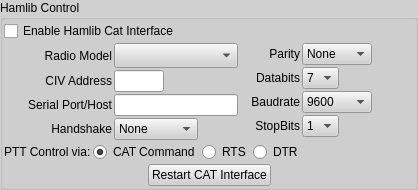
    <widget class="QGroupBox" name="groupBox">
     <property name="palette">
      <palette>
       <active>
        <colorrole role="WindowText">
         <brush brushstyle="SolidPattern">
          <color alpha="255">
           <red>0</red>
           <green>0</green>
           <blue>0</blue>
          </color>
         </brush>
        </colorrole>
        <colorrole role="Button">
         <brush brushstyle="SolidPattern">
          <color alpha="255">
           <red>208</red>
           <green>208</green>
           <blue>208</blue>
          </color>
         </brush>
        </colorrole>
        <colorrole role="Light">
         <brush brushstyle="SolidPattern">
          <color alpha="255">
           <red>255</red>
           <green>255</green>
           <blue>255</blue>
          </color>
         </brush>
        </colorrole>
        <colorrole role="Midlight">
         <brush brushstyle="SolidPattern">
          <color alpha="255">
           <red>231</red>
           <green>231</green>
           <blue>231</blue>
          </color>
         </brush>
        </colorrole>
        <colorrole role="Dark">
         <brush brushstyle="SolidPattern">
          <color alpha="255">
           <red>104</red>
           <green>104</green>
           <blue>104</blue>
          </color>
         </brush>
        </colorrole>
        <colorrole role="Mid">
         <brush brushstyle="SolidPattern">
          <color alpha="255">
           <red>139</red>
           <green>139</green>
           <blue>139</blue>
          </color>
         </brush>
        </colorrole>
        <colorrole role="Text">
         <brush brushstyle="SolidPattern">
          <color alpha="255">
           <red>0</red>
           <green>0</green>
           <blue>0</blue>
          </color>
         </brush>
        </colorrole>
        <colorrole role="BrightText">
         <brush brushstyle="SolidPattern">
          <color alpha="255">
           <red>255</red>
           <green>255</green>
           <blue>255</blue>
          </color>
         </brush>
        </colorrole>
        <colorrole role="ButtonText">
         <brush brushstyle="SolidPattern">
          <color alpha="255">
           <red>0</red>
           <green>0</green>
           <blue>0</blue>
          </color>
         </brush>
        </colorrole>
        <colorrole role="Base">
         <brush brushstyle="SolidPattern">
          <color alpha="255">
           <red>255</red>
           <green>255</green>
           <blue>255</blue>
          </color>
         </brush>
        </colorrole>
        <colorrole role="Window">
         <brush brushstyle="SolidPattern">
          <color alpha="255">
           <red>208</red>
           <green>208</green>
           <blue>208</blue>
          </color>
         </brush>
        </colorrole>
        <colorrole role="Shadow">
         <brush brushstyle="SolidPattern">
          <color alpha="255">
           <red>0</red>
           <green>0</green>
           <blue>0</blue>
          </color>
         </brush>
        </colorrole>
        <colorrole role="AlternateBase">
         <brush brushstyle="SolidPattern">
          <color alpha="255">
           <red>231</red>
           <green>231</green>
           <blue>231</blue>
          </color>
         </brush>
        </colorrole>
        <colorrole role="ToolTipBase">
         <brush brushstyle="SolidPattern">
          <color alpha="255">
           <red>255</red>
           <green>255</green>
           <blue>220</blue>
          </color>
         </brush>
        </colorrole>
        <colorrole role="ToolTipText">
         <brush brushstyle="SolidPattern">
          <color alpha="255">
           <red>0</red>
           <green>0</green>
           <blue>0</blue>
          </color>
         </brush>
        </colorrole>
       </active>
       <inactive>
        <colorrole role="WindowText">
         <brush brushstyle="SolidPattern">
          <color alpha="255">
           <red>0</red>
           <green>0</green>
           <blue>0</blue>
          </color>
         </brush>
        </colorrole>
        <colorrole role="Button">
         <brush brushstyle="SolidPattern">
          <color alpha="255">
           <red>208</red>
           <green>208</green>
           <blue>208</blue>
          </color>
         </brush>
        </colorrole>
        <colorrole role="Light">
         <brush brushstyle="SolidPattern">
          <color alpha="255">
           <red>255</red>
           <green>255</green>
           <blue>255</blue>
          </color>
         </brush>
        </colorrole>
        <colorrole role="Midlight">
         <brush brushstyle="SolidPattern">
          <color alpha="255">
           <red>231</red>
           <green>231</green>
           <blue>231</blue>
          </color>
         </brush>
        </colorrole>
        <colorrole role="Dark">
         <brush brushstyle="SolidPattern">
          <color alpha="255">
           <red>104</red>
           <green>104</green>
           <blue>104</blue>
          </color>
         </brush>
        </colorrole>
        <colorrole role="Mid">
         <brush brushstyle="SolidPattern">
          <color alpha="255">
           <red>139</red>
           <green>139</green>
           <blue>139</blue>
          </color>
         </brush>
        </colorrole>
        <colorrole role="Text">
         <brush brushstyle="SolidPattern">
          <color alpha="255">
           <red>0</red>
           <green>0</green>
           <blue>0</blue>
          </color>
         </brush>
        </colorrole>
        <colorrole role="BrightText">
         <brush brushstyle="SolidPattern">
          <color alpha="255">
           <red>255</red>
           <green>255</green>
           <blue>255</blue>
          </color>
         </brush>
        </colorrole>
        <colorrole role="ButtonText">
         <brush brushstyle="SolidPattern">
          <color alpha="255">
           <red>0</red>
           <green>0</green>
           <blue>0</blue>
          </color>
         </brush>
        </colorrole>
        <colorrole role="Base">
         <brush brushstyle="SolidPattern">
          <color alpha="255">
           <red>255</red>
           <green>255</green>
           <blue>255</blue>
          </color>
         </brush>
        </colorrole>
        <colorrole role="Window">
         <brush brushstyle="SolidPattern">
          <color alpha="255">
           <red>208</red>
           <green>208</green>
           <blue>208</blue>
          </color>
         </brush>
        </colorrole>
        <colorrole role="Shadow">
         <brush brushstyle="SolidPattern">
          <color alpha="255">
           <red>0</red>
           <green>0</green>
           <blue>0</blue>
          </color>
         </brush>
        </colorrole>
        <colorrole role="AlternateBase">
         <brush brushstyle="SolidPattern">
          <color alpha="255">
           <red>231</red>
           <green>231</green>
           <blue>231</blue>
          </color>
         </brush>
        </colorrole>
        <colorrole role="ToolTipBase">
         <brush brushstyle="SolidPattern">
          <color alpha="255">
           <red>255</red>
           <green>255</green>
           <blue>220</blue>
          </color>
         </brush>
        </colorrole>
        <colorrole role="ToolTipText">
         <brush brushstyle="SolidPattern">
          <color alpha="255">
           <red>0</red>
           <green>0</green>
           <blue>0</blue>
          </color>
         </brush>
        </colorrole>
       </inactive>
       <disabled>
        <colorrole role="WindowText">
         <brush brushstyle="SolidPattern">
          <color alpha="255">
           <red>104</red>
           <green>104</green>
           <blue>104</blue>
          </color>
         </brush>
        </colorrole>
        <colorrole role="Button">
         <brush brushstyle="SolidPattern">
          <color alpha="255">
           <red>208</red>
           <green>208</green>
           <blue>208</blue>
          </color>
         </brush>
        </colorrole>
        <colorrole role="Light">
         <brush brushstyle="SolidPattern">
          <color alpha="255">
           <red>255</red>
           <green>255</green>
           <blue>255</blue>
          </color>
         </brush>
        </colorrole>
        <colorrole role="Midlight">
         <brush brushstyle="SolidPattern">
          <color alpha="255">
           <red>231</red>
           <green>231</green>
           <blue>231</blue>
          </color>
         </brush>
        </colorrole>
        <colorrole role="Dark">
         <brush brushstyle="SolidPattern">
          <color alpha="255">
           <red>104</red>
           <green>104</green>
           <blue>104</blue>
          </color>
         </brush>
        </colorrole>
        <colorrole role="Mid">
         <brush brushstyle="SolidPattern">
          <color alpha="255">
           <red>139</red>
           <green>139</green>
           <blue>139</blue>
          </color>
         </brush>
        </colorrole>
        <colorrole role="Text">
         <brush brushstyle="SolidPattern">
          <color alpha="255">
           <red>104</red>
           <green>104</green>
           <blue>104</blue>
          </color>
         </brush>
        </colorrole>
        <colorrole role="BrightText">
         <brush brushstyle="SolidPattern">
          <color alpha="255">
           <red>255</red>
           <green>255</green>
           <blue>255</blue>
          </color>
         </brush>
        </colorrole>
        <colorrole role="ButtonText">
         <brush brushstyle="SolidPattern">
          <color alpha="255">
           <red>104</red>
           <green>104</green>
           <blue>104</blue>
          </color>
         </brush>
        </colorrole>
        <colorrole role="Base">
         <brush brushstyle="SolidPattern">
          <color alpha="255">
           <red>208</red>
           <green>208</green>
           <blue>208</blue>
          </color>
         </brush>
        </colorrole>
        <colorrole role="Window">
         <brush brushstyle="SolidPattern">
          <color alpha="255">
           <red>208</red>
           <green>208</green>
           <blue>208</blue>
          </color>
         </brush>
        </colorrole>
        <colorrole role="Shadow">
         <brush brushstyle="SolidPattern">
          <color alpha="255">
           <red>0</red>
           <green>0</green>
           <blue>0</blue>
          </color>
         </brush>
        </colorrole>
        <colorrole role="AlternateBase">
         <brush brushstyle="SolidPattern">
          <color alpha="255">
           <red>208</red>
           <green>208</green>
           <blue>208</blue>
          </color>
         </brush>
        </colorrole>
        <colorrole role="ToolTipBase">
         <brush brushstyle="SolidPattern">
          <color alpha="255">
           <red>255</red>
           <green>255</green>
           <blue>220</blue>
          </color>
         </brush>
        </colorrole>
        <colorrole role="ToolTipText">
         <brush brushstyle="SolidPattern">
          <color alpha="255">
           <red>0</red>
           <green>0</green>
           <blue>0</blue>
          </color>
         </brush>
        </colorrole>
       </disabled>
      </palette>
     </property>
     <property name="autoFillBackground">
      <bool>true</bool>
     </property>
     <property name="title">
      <string>Hamlib Control</string>
     </property>
     <layout class="QVBoxLayout" name="verticalLayout_3">
      <property name="spacing">
       <number>2</number>
      </property>
      <property name="margin">
       <number>1</number>
      </property>
      <item>
       <layout class="QVBoxLayout" name="verticalLayout">
        <property name="spacing">
         <number>2</number>
        </property>
        <item>
         <layout class="QHBoxLayout" name="horizontalLayout_9">
          <item>
           <widget class="QCheckBox" name="enableCATCheckBox">
            <property name="text">
             <string>Enable Hamlib Cat Interface</string>
            </property>
           </widget>
          </item>
          <item>
           <spacer name="horizontalSpacer_2">
            <property name="orientation">
             <enum>Qt::Horizontal</enum>
            </property>
            <property name="sizeHint" stdset="0">
             <size>
              <width>40</width>
              <height>20</height>
             </size>
            </property>
           </spacer>
          </item>
         </layout>
        </item>
        <item>
         <layout class="QHBoxLayout" name="horizontalLayout">
          <item>
           <layout class="QGridLayout" name="gridLayout_2">
            <property name="spacing">
             <number>2</number>
            </property>
            <item row="0" column="0">
             <widget class="QLabel" name="serialInterfaceTextLabel_2">
              <property name="minimumSize">
               <size>
                <width>60</width>
                <height>0</height>
               </size>
              </property>
              <property name="text">
               <string>Radio Model</string>
              </property>
              <property name="alignment">
               <set>Qt::AlignRight|Qt::AlignTrailing|Qt::AlignVCenter</set>
              </property>
              <property name="wordWrap">
               <bool>false</bool>
              </property>
             </widget>
            </item>
            <item row="0" column="1">
             <widget class="QComboBox" name="radioModelComboBox">
              <property name="font">
               <font>
                <family>Ubuntu Mono</family>
                <weight>75</weight>
                <italic>false</italic>
                <bold>true</bold>
                <kerning>false</kerning>
               </font>
              </property>
             </widget>
            </item>
            <item row="1" column="0">
             <widget class="QLabel" name="serialInterfaceTextLabel_3">
              <property name="minimumSize">
               <size>
                <width>60</width>
                <height>0</height>
               </size>
              </property>
              <property name="text">
               <string>CIV Address</string>
              </property>
              <property name="alignment">
               <set>Qt::AlignRight|Qt::AlignTrailing|Qt::AlignVCenter</set>
              </property>
              <property name="wordWrap">
               <bool>false</bool>
              </property>
             </widget>
            </item>
            <item row="1" column="1">
             <layout class="QHBoxLayout" name="horizontalLayout_2">
              <item>
               <widget class="QLineEdit" name="civAddressLineEdit">
                <property name="maximumSize">
                 <size>
                  <width>50</width>
                  <height>16777215</height>
                 </size>
                </property>
               </widget>
              </item>
              <item>
               <spacer name="horizontalSpacer_4">
                <property name="orientation">
                 <enum>Qt::Horizontal</enum>
                </property>
                <property name="sizeHint" stdset="0">
                 <size>
                  <width>40</width>
                  <height>20</height>
                 </size>
                </property>
               </spacer>
              </item>
             </layout>
            </item>
            <item row="2" column="0">
             <widget class="QLabel" name="serialInterfaceTextLabel">
              <property name="minimumSize">
               <size>
                <width>108</width>
                <height>0</height>
               </size>
              </property>
              <property name="text">
               <string>Serial Port/Host</string>
              </property>
              <property name="alignment">
               <set>Qt::AlignRight|Qt::AlignTrailing|Qt::AlignVCenter</set>
              </property>
              <property name="wordWrap">
               <bool>false</bool>
              </property>
             </widget>
            </item>
            <item row="2" column="1">
             <widget class="QLineEdit" name="serialPortLineEdit">
              <property name="sizePolicy">
               <sizepolicy hsizetype="Preferred" vsizetype="Fixed">
                <horstretch>0</horstretch>
                <verstretch>0</verstretch>
               </sizepolicy>
              </property>
             </widget>
            </item>
            <item row="3" column="0">
             <widget class="QLabel" name="serialInterfaceTextLabel_6">
              <property name="minimumSize">
               <size>
                <width>60</width>
                <height>0</height>
               </size>
              </property>
              <property name="text">
               <string>Handshake</string>
              </property>
              <property name="alignment">
               <set>Qt::AlignRight|Qt::AlignTrailing|Qt::AlignVCenter</set>
              </property>
              <property name="wordWrap">
               <bool>false</bool>
              </property>
             </widget>
            </item>
            <item row="3" column="1">
             <layout class="QHBoxLayout" name="horizontalLayout_3" stretch="0,1">
              <property name="spacing">
               <number>2</number>
              </property>
              <item>
               <widget class="QComboBox" name="handshakeComboBox">
                <property name="sizePolicy">
                 <sizepolicy hsizetype="Preferred" vsizetype="Preferred">
                  <horstretch>0</horstretch>
                  <verstretch>0</verstretch>
                 </sizepolicy>
                </property>
                <item>
                 <property name="text">
                  <string>None</string>
                 </property>
                </item>
                <item>
                 <property name="text">
                  <string>Hardware</string>
                 </property>
                </item>
                <item>
                 <property name="text">
                  <string>XOn/XOff</string>
                 </property>
                </item>
               </widget>
              </item>
              <item>
               <spacer name="horizontalSpacer_3">
                <property name="orientation">
                 <enum>Qt::Horizontal</enum>
                </property>
                <property name="sizeHint" stdset="0">
                 <size>
                  <width>40</width>
                  <height>20</height>
                 </size>
                </property>
               </spacer>
              </item>
             </layout>
            </item>
           </layout>
          </item>
          <item>
           <layout class="QGridLayout" name="gridLayout">
            <item row="0" column="0">
             <widget class="QLabel" name="serialInterfaceTextLabel_8">
              <property name="minimumSize">
               <size>
                <width>60</width>
                <height>0</height>
               </size>
              </property>
              <property name="text">
               <string>Parity</string>
              </property>
              <property name="alignment">
               <set>Qt::AlignRight|Qt::AlignTrailing|Qt::AlignVCenter</set>
              </property>
              <property name="wordWrap">
               <bool>false</bool>
              </property>
             </widget>
            </item>
            <item row="0" column="1">
             <widget class="QComboBox" name="parityComboBox">
              <property name="maximumSize">
               <size>
                <width>70</width>
                <height>16777215</height>
               </size>
              </property>
              <item>
               <property name="text">
                <string>None</string>
               </property>
              </item>
              <item>
               <property name="text">
                <string>Odd</string>
               </property>
              </item>
              <item>
               <property name="text">
                <string>Even</string>
               </property>
              </item>
             </widget>
            </item>
            <item row="0" column="2">
             <spacer name="horizontalSpacer_7">
              <property name="orientation">
               <enum>Qt::Horizontal</enum>
              </property>
              <property name="sizeHint" stdset="0">
               <size>
                <width>40</width>
                <height>20</height>
               </size>
              </property>
             </spacer>
            </item>
            <item row="1" column="0">
             <widget class="QLabel" name="serialInterfaceTextLabel_9">
              <property name="minimumSize">
               <size>
                <width>60</width>
                <height>0</height>
               </size>
              </property>
              <property name="text">
               <string>Databits</string>
              </property>
              <property name="alignment">
               <set>Qt::AlignRight|Qt::AlignTrailing|Qt::AlignVCenter</set>
              </property>
              <property name="wordWrap">
               <bool>false</bool>
              </property>
             </widget>
            </item>
            <item row="1" column="1" colspan="2">
             <layout class="QHBoxLayout" name="horizontalLayout_4">
              <item>
               <widget class="QComboBox" name="databitsComboBox">
                <item>
                 <property name="text">
                  <string>7</string>
                 </property>
                </item>
                <item>
                 <property name="text">
                  <string>8</string>
                 </property>
                </item>
               </widget>
              </item>
              <item>
               <spacer name="horizontalSpacer">
                <property name="orientation">
                 <enum>Qt::Horizontal</enum>
                </property>
                <property name="sizeHint" stdset="0">
                 <size>
                  <width>40</width>
                  <height>20</height>
                 </size>
                </property>
               </spacer>
              </item>
             </layout>
            </item>
            <item row="2" column="0">
             <widget class="QLabel" name="serialPortTextLabel">
              <property name="minimumSize">
               <size>
                <width>60</width>
                <height>0</height>
               </size>
              </property>
              <property name="text">
               <string>Baudrate</string>
              </property>
              <property name="alignment">
               <set>Qt::AlignRight|Qt::AlignTrailing|Qt::AlignVCenter</set>
              </property>
              <property name="wordWrap">
               <bool>false</bool>
              </property>
             </widget>
            </item>
            <item row="2" column="1">
             <widget class="QComboBox" name="baudrateComboBox">
              <property name="maximumSize">
               <size>
                <width>70</width>
                <height>16777215</height>
               </size>
              </property>
              <property name="currentIndex">
               <number>5</number>
              </property>
              <item>
               <property name="text">
                <string>300</string>
               </property>
              </item>
              <item>
               <property name="text">
                <string>600</string>
               </property>
              </item>
              <item>
               <property name="text">
                <string>1200</string>
               </property>
              </item>
              <item>
               <property name="text">
                <string>2400</string>
               </property>
              </item>
              <item>
               <property name="text">
                <string>4800</string>
               </property>
              </item>
              <item>
               <property name="text">
                <string>9600</string>
               </property>
              </item>
              <item>
               <property name="text">
                <string>19200</string>
               </property>
              </item>
              <item>
               <property name="text">
                <string>38400</string>
               </property>
              </item>
              <item>
               <property name="text">
                <string>57600</string>
               </property>
              </item>
              <item>
               <property name="text">
                <string>115200</string>
               </property>
              </item>
              <item>
               <property name="text">
                <string>230400</string>
               </property>
              </item>
              <item>
               <property name="text">
                <string>460800</string>
               </property>
              </item>
             </widget>
            </item>
            <item row="3" column="0">
             <widget class="QLabel" name="stopbitsTextLabel">
              <property name="minimumSize">
               <size>
                <width>60</width>
                <height>0</height>
               </size>
              </property>
              <property name="text">
               <string>StopBits</string>
              </property>
              <property name="alignment">
               <set>Qt::AlignRight|Qt::AlignTrailing|Qt::AlignVCenter</set>
              </property>
              <property name="wordWrap">
               <bool>false</bool>
              </property>
             </widget>
            </item>
            <item row="3" column="1" colspan="2">
             <layout class="QHBoxLayout" name="horizontalLayout_5">
              <item>
               <widget class="QComboBox" name="stopbitsComboBox">
                <item>
                 <property name="text">
                  <string>1</string>
                 </property>
                </item>
                <item>
                 <property name="text">
                  <string>2</string>
                 </property>
                </item>
               </widget>
              </item>
              <item>
               <spacer name="horizontalSpacer_6">
                <property name="orientation">
                 <enum>Qt::Horizontal</enum>
                </property>
                <property name="sizeHint" stdset="0">
                 <size>
                  <width>40</width>
                  <height>20</height>
                 </size>
                </property>
               </spacer>
              </item>
             </layout>
            </item>
           </layout>
          </item>
         </layout>
        </item>
        <item>
         <layout class="QHBoxLayout" name="horizontalLayout_11">
          <item>
           <widget class="QLabel" name="label">
            <property name="text">
             <string>PTT Control via:</string>
            </property>
           </widget>
          </item>
          <item>
           <widget class="QRadioButton" name="catRadioButton">
            <property name="text">
             <string>CAT Command</string>
            </property>
            <property name="checked">
             <bool>true</bool>
            </property>
           </widget>
          </item>
          <item>
           <widget class="QRadioButton" name="rtsRadioButton">
            <property name="text">
             <string>RTS</string>
            </property>
           </widget>
          </item>
          <item>
           <widget class="QRadioButton" name="dtrRadioButton">
            <property name="text">
             <string>DTR</string>
            </property>
           </widget>
          </item>
          <item>
           <spacer name="horizontalSpacer_12">
            <property name="orientation">
             <enum>Qt::Horizontal</enum>
            </property>
            <property name="sizeHint" stdset="0">
             <size>
              <width>40</width>
              <height>20</height>
             </size>
            </property>
           </spacer>
          </item>
         </layout>
        </item>
       </layout>
      </item>
      <item>
       <layout class="QHBoxLayout" name="horizontalLayout_6">
        <item>
         <spacer name="horizontalSpacer_9">
          <property name="orientation">
           <enum>Qt::Horizontal</enum>
          </property>
          <property name="sizeHint" stdset="0">
           <size>
            <width>40</width>
            <height>20</height>
           </size>
          </property>
         </spacer>
        </item>
        <item>
         <widget class="QPushButton" name="restartPushButton">
          <property name="text">
           <string>Restart CAT Interface</string>
          </property>
         </widget>
        </item>
        <item>
         <spacer name="horizontalSpacer_10">
          <property name="orientation">
           <enum>Qt::Horizontal</enum>
          </property>
          <property name="sizeHint" stdset="0">
           <size>
            <width>40</width>
            <height>20</height>
           </size>
          </property>
         </spacer>
        </item>
       </layout>
      </item>
     </layout>
    </widget>
